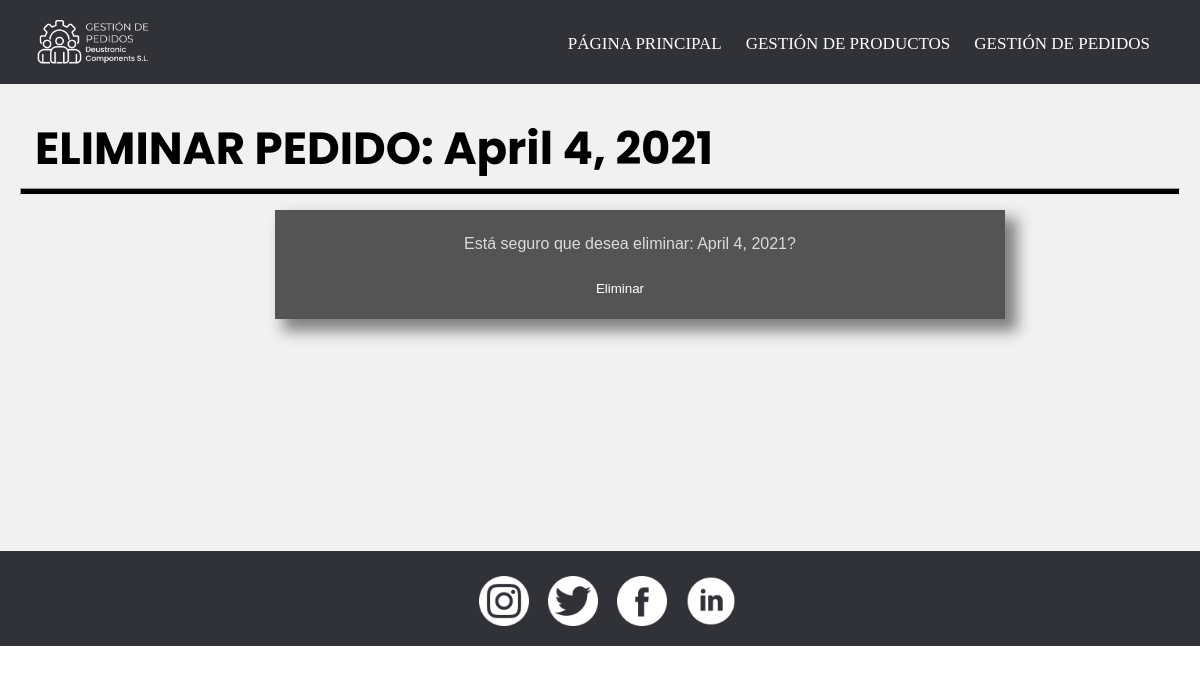
/gestionDePedidos/eliminarPedido/5/, run on an earlier commit of the app's database.
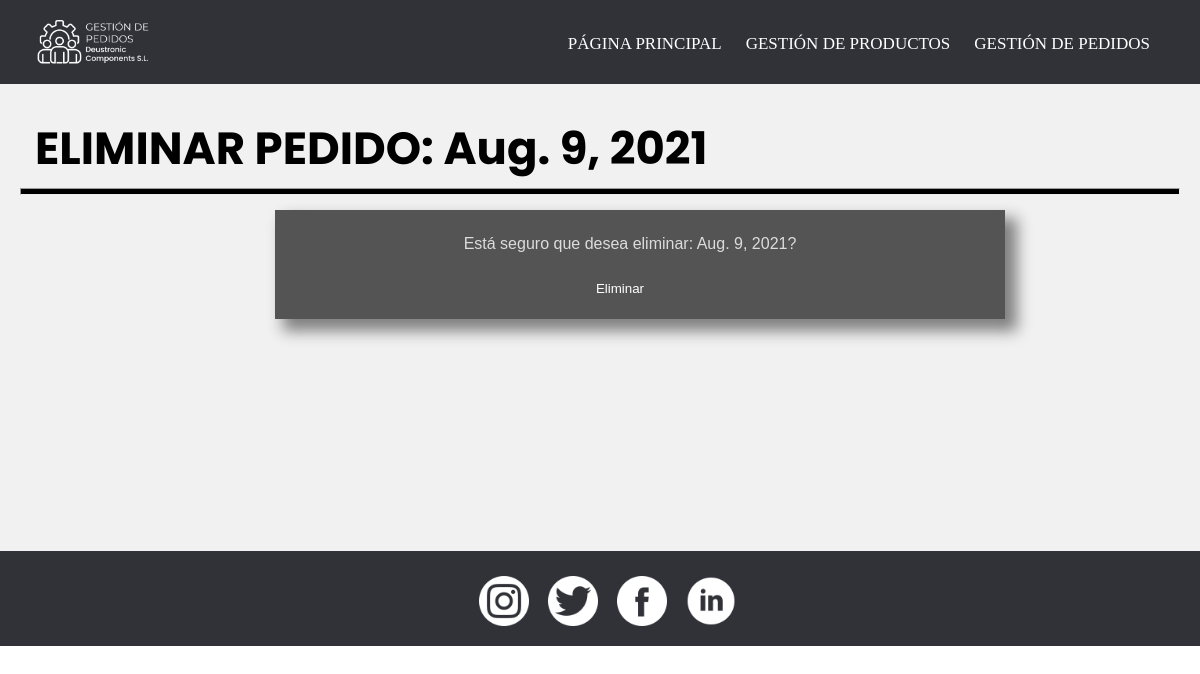
And on a later commit of the database.
### appGestionDePedidos/models.py (models this page shows, shortened)
class Pedido(models.Model):
    fecha = models.DateField()
    precioTotal = models.IntegerField()
    cliente = models.ForeignKey(Cliente, on_delete=models.CASCADE) #para la recacion 1-n con cliente
    productos = models.ManyToManyField(Producto, through = 'Compone')#esto nos crea la tabla intermedia de la n-m invisible de pedido-producto

### appGestionDePedidos/views.py (the view)
# urls.py: path('eliminarPedido/<int:pk>/', EliminarPedido.as_view(), name = 'eliminarPedido'),
class EliminarPedido(DeleteView):
        model = Pedido
        template_name = 'eliminarPedido.html'
        success_url = reverse_lazy('pagPrincipal')

### appGestionDePedidos/templates/eliminarPedido.html (shortened to what this page needs)
{% extends "base.html" %}
{% load static %}
{% block content %}
    <header>
        <h2 class="pagSecundarias">ELIMINAR PEDIDO: {{ pedido.fecha }}</h2>
        <hr>
    </header>
    <div class = "formularios">
        <form method="POST" action=".">
            <p>Está seguro que desea eliminar: {{ pedido.fecha }}?</p>
            <input type="submit" value="Eliminar">
        </form>
    </div>
{% endblock %}

What changed in the data, as far as the page shows it:
changed Pedido: fecha "April 4, 2021" → "Aug. 9, 2021"
